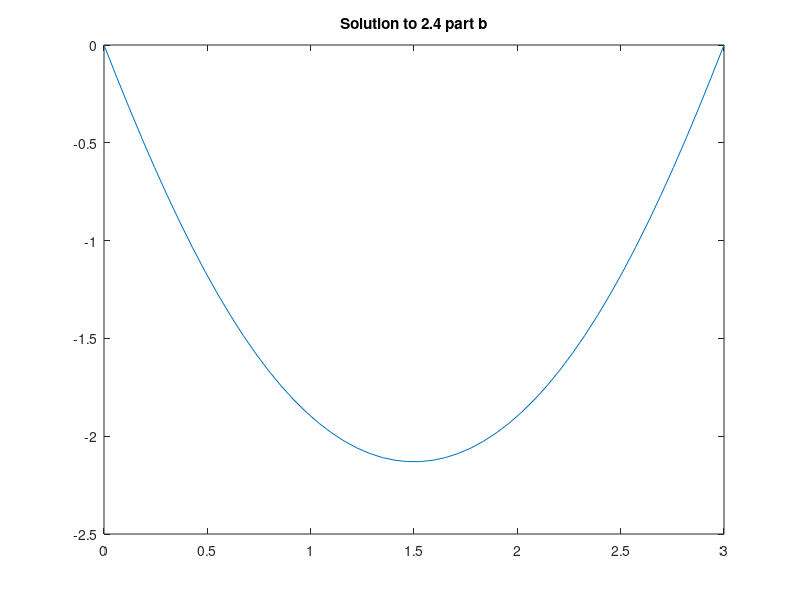

The MATLAB source for this figure:
%----------------------------------------------------------------------------%
% Opening Commands
%----------------------------------------------------------------------------%
clear; close all; clc;

%----------------------------------------------------------------------------%
% Part a
%
% We can't turn this into a linear algebra problem because of the fact that
% y(x) is embedded inside the sin() function.
%----------------------------------------------------------------------------%

%----------------------------------------------------------------------------%
% Part b
%
% Solve equation 2.13 with linear algebra methods inside an iterative loop.
%----------------------------------------------------------------------------%

% Make edge centered grid
n = 50;
xmin = 0; xmax = 3;
h = (xmax - xmin) / (n - 1);
x = xmin: h: xmax;
x = x';

% Create A matrix
A = zeros(n, n);  % Preallocate memory for A
A(1, 1) = 1;  % Set first row of A
A(n, n) = 1;  % Set last row of A

for jrow = 2: n - 1  % fill in all other rows of A
    A(jrow, jrow - 1: jrow + 1) = [1 / (h ^ 2), - 2 / (h ^ 2), 1 / (h ^ 2)];
end

% Setup iteration variables
toler = 1e-8;  % convergence criterion
max_iter = 500;  % Max number of iterations
iter = 0;  % iteration number counter
dist = 500;  % starting norm

% define initial y(x)
y_old = zeros(n, 1);

while iter < max_iter && dist > toler
    b = 1 - sin(y_old);  % Create b using y_old
    b(1) = 0;
    b(end) = 0;
    y = A \ b;  % Solve linear problem for y

    % Create y'' and check the norm
    dist = norm(A * y - 1 + sin(y), 2);

    % Set y_old equal to the y created on this iteration and update iter
    y_old = y;
    iter = iter + 1;
end

% Plot results
figure
plot(x, y)
title('Solution to 2.4 part b')
